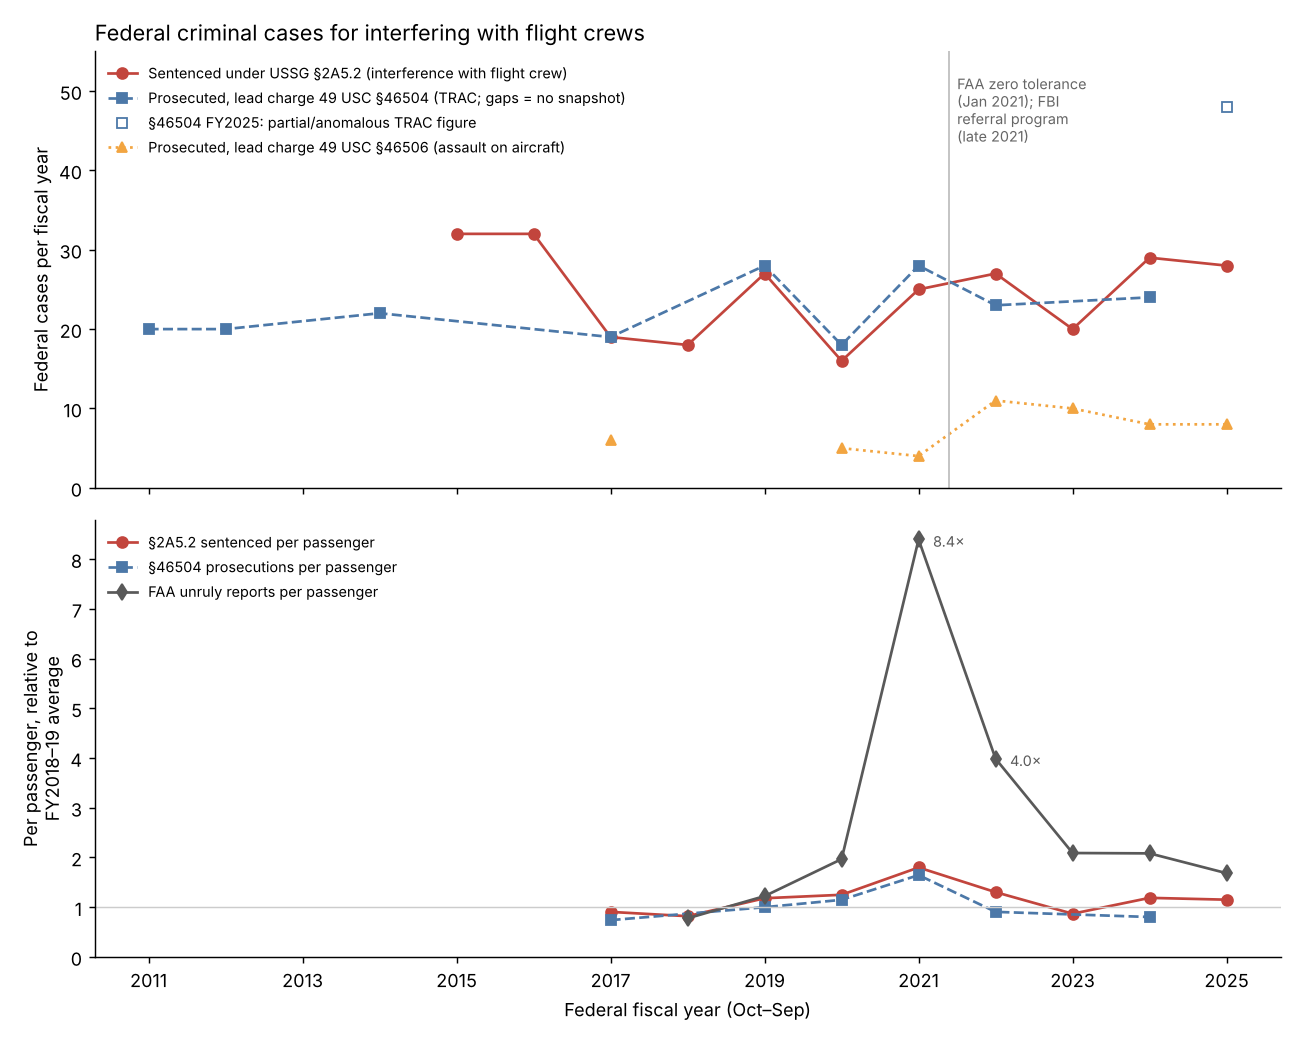

This figure's Python source:
"""Federal criminal cases for interfering with flight crews, by fiscal year, against FAA reports.

Usage: python federal_cases.py
Reads raw/severe/ussc_2A5_2.csv (US Sentencing Commission: offenders sentenced with guideline
§2A5.2 applied) and raw/severe/trac_lead_charge_snapshots.csv (TRAC: prosecutions with lead charge
49 U.S.C. § 46504 interference with flight crew, and § 46506 assault on an aircraft, read from
Wayback snapshots; years with no snapshot are missing). Passengers per federal fiscal year (Oct-Sep)
come from raw/bts_mts.json. Writes federal_cases.csv and federal_cases.png.
"""
import json, os
import pandas as pd
import matplotlib
matplotlib.use("Agg")
import matplotlib.pyplot as plt

HERE = os.path.dirname(os.path.abspath(__file__))
R = os.path.join(HERE, "raw")

u = pd.read_csv(os.path.join(R, "severe", "ussc_2A5_2.csv")).set_index("fiscal_year").offender_based_any_applied_2A5_2
t = pd.read_csv(os.path.join(R, "severe", "trac_lead_charge_snapshots.csv"))
t["partial"] = t.note.fillna("").str.contains("PARTIAL")
p46504 = t[t.statute == 46504].set_index("fy_label")
p46506 = t[t.statute == 46506].set_index("fy_label")

m = pd.DataFrame(json.load(open(os.path.join(R, "bts_mts.json"))))
m["date"] = pd.to_datetime(m.date)
m = m.drop_duplicates("date")  # the BTS file lists Apr 2023 twice
m["pax"] = pd.to_numeric(m.u_s_airline_traffic_total_non_seasonally_adjusted, errors="coerce")
m["fy"] = m.date.dt.year + (m.date.dt.month >= 10)
fy = m.groupby("fy").agg(pax=("pax", "sum"), months=("pax", "count"))
fy = fy[fy.months == 12].pax
f = pd.read_csv(os.path.join(R, "faa_monthly.csv"), parse_dates=["month"])
f["fy"] = f.month.dt.year + (f.month.dt.month >= 10)
faa = f.groupby("fy").agg(reports=("reports", "sum"), months=("reports", "count"))
faa = faa[faa.months == 12].reports

years = range(2011, 2026)
d = pd.DataFrame(index=years)
d.index.name = "fiscal_year"
d["ussc_2A5_2_sentenced"] = u
d["trac_46504_prosecutions"] = p46504.prosecutions_fy
d["trac_46504_partial"] = p46504.partial
d["trac_46506_prosecutions"] = p46506.prosecutions_fy
d["pax_M"] = fy / 1e6
d["faa_reports"] = faa
for c in ["ussc_2A5_2_sentenced", "trac_46504_prosecutions", "faa_reports"]:
    d[c + "_per_100M_pax"] = d[c] / d.pax_M * 100
d.round(3).to_csv(os.path.join(HERE, "federal_cases.csv"))
print(d.round(2).to_string())

fig, ax = plt.subplots(2, 1, figsize=(10, 8), sharex=True)
ax[0].plot(d.index, d.ussc_2A5_2_sentenced, "o-", color="#c2453d", label="Sentenced under USSG §2A5.2 (interference with flight crew)")
ok = d[d.trac_46504_prosecutions.notna() & (d.trac_46504_partial != True)]
ax[0].plot(ok.index, ok.trac_46504_prosecutions, "s--", color="#4c78a8", label="Prosecuted, lead charge 49 USC §46504 (TRAC; gaps = no snapshot)")
bad = d[d.trac_46504_partial == True]
ax[0].plot(bad.index, bad.trac_46504_prosecutions, "s", mfc="white", color="#4c78a8", label="§46504 FY2025: partial/anomalous TRAC figure")
ax[0].plot(d.index, d.trac_46506_prosecutions, "^:", color="#f2a541", label="Prosecuted, lead charge 49 USC §46506 (assault on aircraft)")
ax[0].axvline(2021.4, color="0.75", lw=1)
ax[0].text(2021.5, 52, "FAA zero tolerance\n(Jan 2021); FBI\nreferral program\n(late 2021)", fontsize=8, color="0.4", va="top")
ax[0].set_ylim(0, 55)
ax[0].set_ylabel("Federal cases per fiscal year")
ax[0].set_title("Federal criminal cases for interfering with flight crews", loc="left")
ax[0].legend(frameon=False, fontsize=8, loc="upper left")

# one axis: each series per passenger, relative to its FY2018-19 average
base = lambda c: d.loc[[2018, 2019], c].mean()
ix = pd.DataFrame({k: d[k] / base(k) for k in ["ussc_2A5_2_sentenced_per_100M_pax", "trac_46504_prosecutions_per_100M_pax", "faa_reports_per_100M_pax"]})
ix.loc[d.trac_46504_partial == True, "trac_46504_prosecutions_per_100M_pax"] = float("nan")
ix.round(3).add_suffix("_index_FY18_19").to_csv(os.path.join(HERE, "federal_cases_index.csv"))
ax[1].plot(ix.index, ix.ussc_2A5_2_sentenced_per_100M_pax, "o-", color="#c2453d", label="§2A5.2 sentenced per passenger")
k = ix.trac_46504_prosecutions_per_100M_pax.dropna()
ax[1].plot(k.index, k, "s--", color="#4c78a8", label="§46504 prosecutions per passenger")
ax[1].plot(ix.index, ix.faa_reports_per_100M_pax, "d-", color="0.35", label="FAA unruly reports per passenger")
for x_, y_ in ix.faa_reports_per_100M_pax.dropna().items():
    if y_ > 3:
        ax[1].annotate(f"{y_:.1f}×", (x_, y_), textcoords="offset points", xytext=(8, -4), fontsize=8, color="0.35")
ax[1].axhline(1, color="0.8", lw=0.8)
ax[1].set_ylim(0, None)
ax[1].set_ylabel("Per passenger, relative to\nFY2018–19 average")
ax[1].legend(frameon=False, fontsize=8, loc="upper left")
ax[1].set_xticks(list(years)[::2])
ax[1].set_xlabel("Federal fiscal year (Oct–Sep)")
ax[0].spines[["top", "right"]].set_visible(False)
ax[1].spines[["top", "right"]].set_visible(False)
fig.tight_layout()
fig.savefig(os.path.join(HERE, "federal_cases.png"), dpi=130)
